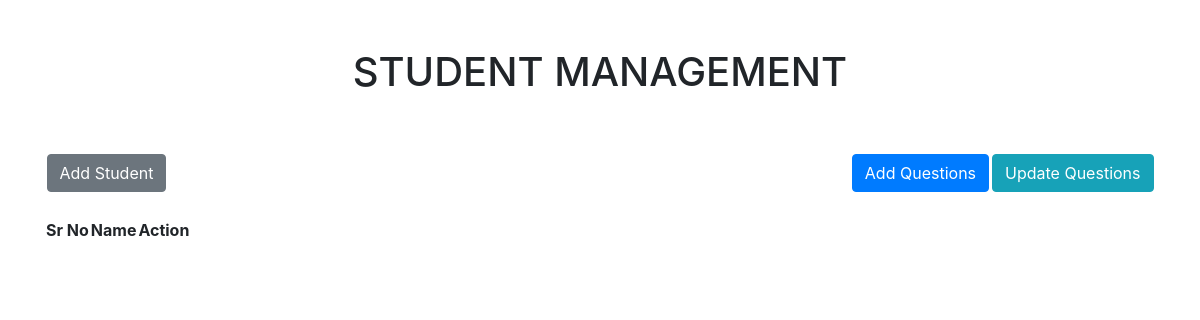
The app's page /, older data.
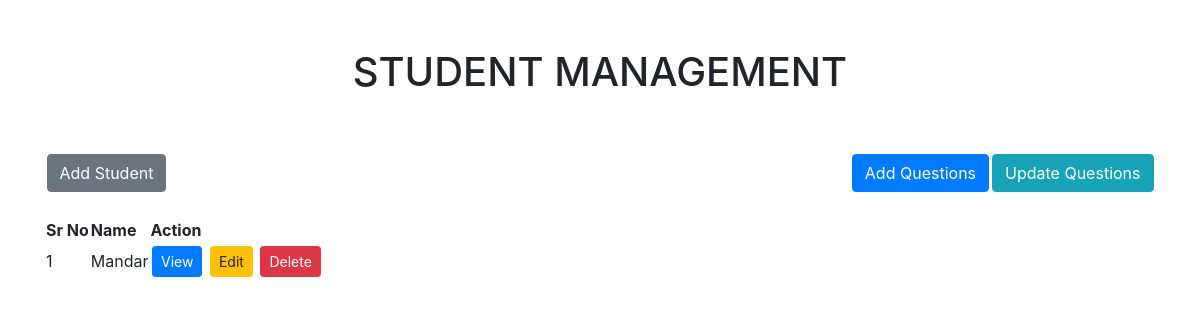
The same page, newer data.
### tables this page shows
CREATE TABLE `students` (
  `student_id` int(100) NOT NULL,
  `name` text NOT NULL,
  `dob` date NOT NULL,
  `gender` text NOT NULL,
  `state` text NOT NULL,
  `city` text NOT NULL,
  `address` text NOT NULL,
  `photo` text NOT NULL
);

### index.php (the view, shortened to what this page needs)
<!doctype html>
<html lang="en">
<head>
    <link rel="stylesheet" href="https://cdn.jsdelivr.net/npm/bootstrap@4.6.2/dist/css/bootstrap.min.css">
    <link rel="stylesheet" href="https://cdn.datatables.net/1.13.6/css/jquery.dataTables.min.css">
</head>
<body>
    <div>
        <h1 class="p-5 text-center">STUDENT MANAGEMENT</h1>
        <div class="container">
            <a type="button" class="btn btn-secondary" href="create_form.php">Add Student</a>
            <a type="button" class="btn btn-info float-right" href="update_question_form.php">Update Questions</a>
            <a type="button" class="btn btn-primary float-right" href="add_question_form.php">Add Questions</a>
            <br><br>
            <table id="myTable" class="display">
                <thead>
                    <tr>
                        <th>Sr No</th>
                        <th>Name</th>
                        <th>Action</th>
                    </tr>
                </thead>
                <tbody>
                    <?php
                    require 'PHP/connection.php';
                    $sql = "SELECT * from `students`";
                    $result = $conn->query($sql);
                    $row = mysqli_num_rows($result);
                    for ($i = 1; $i <= $row; $i++) {
                        $data = mysqli_fetch_assoc($result);
                        $id = $data["student_id"];
                        $name = $data["name"];
                    ?>
                        <tr>
                            <td><?php echo $i; ?></td>
                            <td><?php echo $name; ?></td>
                            <td>
                                <a type="button" class="btn btn-primary btn-sm" href="PHP/read.php?id=<?php echo $id; ?>">View</a>
                                <a type="button" class="btn btn-warning btn-sm" href="update_form.php?id=<?php echo $id; ?>">Edit</a>
                                <a type="button" class="btn btn-danger btn-sm" href="PHP/delete.php?id=<?php echo $id; ?>" onclick="return confirm('Are you sure you want to delete this item?')">Delete</a>
                            </td>
                        </tr>
                    <?php
                    }
                    ?>
                </tbody>
            </table>
        </div>
    </div>
</body>
</html>

### index.php (style rules this page uses)
a { margin: 1.5px; }

Row changes from the older to the newer data that the page shows:
added students: name "Mandar"
